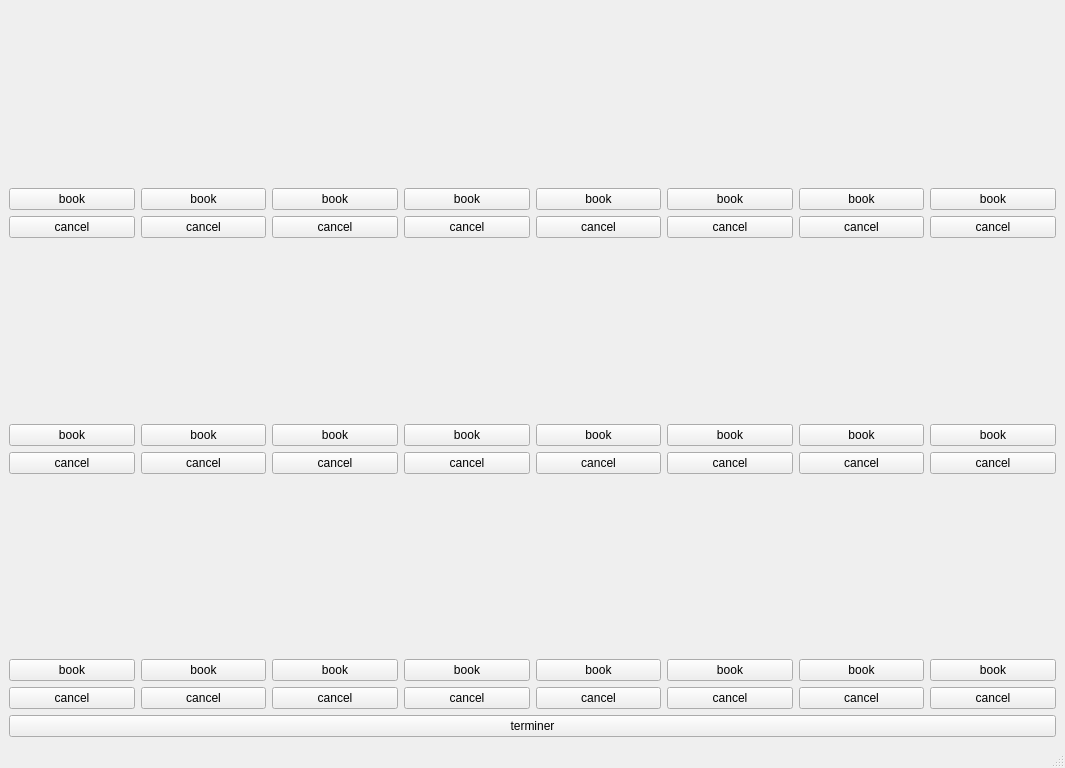
<?xml version="1.0" encoding="UTF-8"?>
<ui version="4.0">
 <class>MainWindow</class>
 <widget class="QMainWindow" name="MainWindow">
  <property name="enabled">
   <bool>true</bool>
  </property>
  <property name="geometry">
   <rect>
    <x>0</x>
    <y>0</y>
    <width>1065</width>
    <height>768</height>
   </rect>
  </property>
  <property name="windowTitle">
   <string>MainWindow</string>
  </property>
  <property name="pixmap" stdset="0">
   <string/>
  </property>
  <widget class="QWidget" name="centralwidget">
   <layout class="QVBoxLayout" name="verticalLayout_25">
    <item>
     <layout class="QHBoxLayout" name="horizontalLayout_2">
      <item>
       <layout class="QVBoxLayout" name="verticalLayout_12">
        <item>
         <widget class="QLabel" name="imageLabel1_17">
          <property name="enabled">
           <bool>true</bool>
          </property>
          <property name="text">
           <string/>
          </property>
          <property name="pixmap">
           <pixmap resource="ressource.qrc">:/test.png</pixmap>
          </property>
          <property name="scaledContents">
           <bool>true</bool>
          </property>
         </widget>
        </item>
        <item>
         <widget class="QPushButton" name="pushButton1_17">
          <property name="text">
           <string>book</string>
          </property>
         </widget>
        </item>
        <item>
         <widget class="QPushButton" name="cancelButton1_17">
          <property name="text">
           <string>cancel</string>
          </property>
         </widget>
        </item>
       </layout>
      </item>
      <item>
       <layout class="QVBoxLayout" name="verticalLayout_10">
        <item>
         <widget class="QLabel" name="imageLabel1_15">
          <property name="enabled">
           <bool>true</bool>
          </property>
          <property name="text">
           <string/>
          </property>
          <property name="pixmap">
           <pixmap resource="ressource.qrc">:/test.png</pixmap>
          </property>
          <property name="scaledContents">
           <bool>true</bool>
          </property>
         </widget>
        </item>
        <item>
         <widget class="QPushButton" name="pushButton1_15">
          <property name="text">
           <string>book</string>
          </property>
         </widget>
        </item>
        <item>
         <widget class="QPushButton" name="cancelButton1_15">
          <property name="text">
           <string>cancel</string>
          </property>
         </widget>
        </item>
       </layout>
      </item>
      <item>
       <layout class="QVBoxLayout" name="verticalLayout_14">
        <item>
         <widget class="QLabel" name="imageLabel1_19">
          <property name="enabled">
           <bool>true</bool>
          </property>
          <property name="text">
           <string/>
          </property>
          <property name="pixmap">
           <pixmap resource="ressource.qrc">:/test.png</pixmap>
          </property>
          <property name="scaledContents">
           <bool>true</bool>
          </property>
         </widget>
        </item>
        <item>
         <widget class="QPushButton" name="pushButton1_19">
          <property name="text">
           <string>book</string>
          </property>
         </widget>
        </item>
        <item>
         <widget class="QPushButton" name="cancelButton1_19">
          <property name="text">
           <string>cancel</string>
          </property>
         </widget>
        </item>
       </layout>
      </item>
      <item>
       <layout class="QVBoxLayout" name="verticalLayout_11">
        <item>
         <widget class="QLabel" name="imageLabel1_16">
          <property name="enabled">
           <bool>true</bool>
          </property>
          <property name="text">
           <string/>
          </property>
          <property name="pixmap">
           <pixmap resource="ressource.qrc">:/test.png</pixmap>
          </property>
          <property name="scaledContents">
           <bool>true</bool>
          </property>
         </widget>
        </item>
        <item>
         <widget class="QPushButton" name="pushButton1_16">
          <property name="text">
           <string>book</string>
          </property>
         </widget>
        </item>
        <item>
         <widget class="QPushButton" name="cancelButton1_16">
          <property name="text">
           <string>cancel</string>
          </property>
         </widget>
        </item>
       </layout>
      </item>
      <item>
       <layout class="QVBoxLayout" name="verticalLayout_15">
        <item>
         <widget class="QLabel" name="imageLabel1_20">
          <property name="enabled">
           <bool>true</bool>
          </property>
          <property name="text">
           <string/>
          </property>
          <property name="pixmap">
           <pixmap resource="ressource.qrc">:/test.png</pixmap>
          </property>
          <property name="scaledContents">
           <bool>true</bool>
          </property>
         </widget>
        </item>
        <item>
         <widget class="QPushButton" name="pushButton1_20">
          <property name="text">
           <string>book</string>
          </property>
         </widget>
        </item>
        <item>
         <widget class="QPushButton" name="cancelButton1_20">
          <property name="text">
           <string>cancel</string>
          </property>
         </widget>
        </item>
       </layout>
      </item>
      <item>
       <layout class="QVBoxLayout" name="verticalLayout_17">
        <item>
         <widget class="QLabel" name="imageLabel1_22">
          <property name="enabled">
           <bool>true</bool>
          </property>
          <property name="text">
           <string/>
          </property>
          <property name="pixmap">
           <pixmap resource="ressource.qrc">:/test.png</pixmap>
          </property>
          <property name="scaledContents">
           <bool>true</bool>
          </property>
         </widget>
        </item>
        <item>
         <widget class="QPushButton" name="pushButton1_22">
          <property name="text">
           <string>book</string>
          </property>
         </widget>
        </item>
        <item>
         <widget class="QPushButton" name="cancelButton1_22">
          <property name="text">
           <string>cancel</string>
          </property>
         </widget>
        </item>
       </layout>
      </item>
      <item>
       <layout class="QVBoxLayout" name="verticalLayout_13">
        <item>
         <widget class="QLabel" name="imageLabel1_18">
          <property name="enabled">
           <bool>true</bool>
          </property>
          <property name="text">
           <string/>
          </property>
          <property name="pixmap">
           <pixmap resource="ressource.qrc">:/test.png</pixmap>
          </property>
          <property name="scaledContents">
           <bool>true</bool>
          </property>
         </widget>
        </item>
        <item>
         <widget class="QPushButton" name="pushButton1_18">
          <property name="text">
           <string>book</string>
          </property>
         </widget>
        </item>
        <item>
         <widget class="QPushButton" name="cancelButton1_18">
          <property name="text">
           <string>cancel</string>
          </property>
         </widget>
        </item>
       </layout>
      </item>
      <item>
       <layout class="QVBoxLayout" name="verticalLayout_16">
        <item>
         <widget class="QLabel" name="imageLabel1_21">
          <property name="enabled">
           <bool>true</bool>
          </property>
          <property name="text">
           <string/>
          </property>
          <property name="pixmap">
           <pixmap resource="ressource.qrc">:/test.png</pixmap>
          </property>
          <property name="scaledContents">
           <bool>true</bool>
          </property>
         </widget>
        </item>
        <item>
         <widget class="QPushButton" name="pushButton1_21">
          <property name="text">
           <string>book</string>
          </property>
         </widget>
        </item>
        <item>
         <widget class="QPushButton" name="cancelButton1_21">
          <property name="text">
           <string>cancel</string>
          </property>
         </widget>
        </item>
       </layout>
      </item>
     </layout>
    </item>
    <item>
     <layout class="QHBoxLayout" name="horizontalLayout">
      <item>
       <layout class="QVBoxLayout" name="verticalLayout">
        <item>
         <widget class="QLabel" name="imageLabel1_6">
          <property name="enabled">
           <bool>true</bool>
          </property>
          <property name="text">
           <string/>
          </property>
          <property name="pixmap">
           <pixmap resource="ressource.qrc">:/test.png</pixmap>
          </property>
          <property name="scaledContents">
           <bool>true</bool>
          </property>
         </widget>
        </item>
        <item>
         <widget class="QPushButton" name="pushButton1_6">
          <property name="text">
           <string>book</string>
          </property>
         </widget>
        </item>
        <item>
         <widget class="QPushButton" name="cancelButton1_6">
          <property name="text">
           <string>cancel</string>
          </property>
         </widget>
        </item>
       </layout>
      </item>
      <item>
       <layout class="QVBoxLayout" name="verticalLayout_5">
        <item>
         <widget class="QLabel" name="imageLabel1_10">
          <property name="enabled">
           <bool>true</bool>
          </property>
          <property name="text">
           <string/>
          </property>
          <property name="pixmap">
           <pixmap resource="ressource.qrc">:/test.png</pixmap>
          </property>
          <property name="scaledContents">
           <bool>true</bool>
          </property>
         </widget>
        </item>
        <item>
         <widget class="QPushButton" name="pushButton1_10">
          <property name="text">
           <string>book</string>
          </property>
         </widget>
        </item>
        <item>
         <widget class="QPushButton" name="cancelButton1_10">
          <property name="text">
           <string>cancel</string>
          </property>
         </widget>
        </item>
       </layout>
      </item>
      <item>
       <layout class="QVBoxLayout" name="verticalLayout_7">
        <item>
         <widget class="QLabel" name="imageLabel1_12">
          <property name="enabled">
           <bool>true</bool>
          </property>
          <property name="text">
           <string/>
          </property>
          <property name="pixmap">
           <pixmap resource="ressource.qrc">:/test.png</pixmap>
          </property>
          <property name="scaledContents">
           <bool>true</bool>
          </property>
         </widget>
        </item>
        <item>
         <widget class="QPushButton" name="pushButton1_12">
          <property name="text">
           <string>book</string>
          </property>
         </widget>
        </item>
        <item>
         <widget class="QPushButton" name="cancelButton1_12">
          <property name="text">
           <string>cancel</string>
          </property>
         </widget>
        </item>
       </layout>
      </item>
      <item>
       <layout class="QVBoxLayout" name="verticalLayout_4">
        <item>
         <widget class="QLabel" name="imageLabel1_9">
          <property name="enabled">
           <bool>true</bool>
          </property>
          <property name="text">
           <string/>
          </property>
          <property name="pixmap">
           <pixmap resource="ressource.qrc">:/test.png</pixmap>
          </property>
          <property name="scaledContents">
           <bool>true</bool>
          </property>
         </widget>
        </item>
        <item>
         <widget class="QPushButton" name="pushButton1_9">
          <property name="text">
           <string>book</string>
          </property>
         </widget>
        </item>
        <item>
         <widget class="QPushButton" name="cancelButton1_9">
          <property name="text">
           <string>cancel</string>
          </property>
         </widget>
        </item>
       </layout>
      </item>
      <item>
       <layout class="QVBoxLayout" name="verticalLayout_3">
        <item>
         <widget class="QLabel" name="imageLabel1_8">
          <property name="enabled">
           <bool>true</bool>
          </property>
          <property name="text">
           <string/>
          </property>
          <property name="pixmap">
           <pixmap resource="ressource.qrc">:/test.png</pixmap>
          </property>
          <property name="scaledContents">
           <bool>true</bool>
          </property>
         </widget>
        </item>
        <item>
         <widget class="QPushButton" name="pushButton1_8">
          <property name="text">
           <string>book</string>
          </property>
         </widget>
        </item>
        <item>
         <widget class="QPushButton" name="cancelButton1_8">
          <property name="text">
           <string>cancel</string>
          </property>
         </widget>
        </item>
       </layout>
      </item>
      <item>
       <layout class="QVBoxLayout" name="verticalLayout_8">
        <item>
         <widget class="QLabel" name="imageLabel1_13">
          <property name="enabled">
           <bool>true</bool>
          </property>
          <property name="text">
           <string/>
          </property>
          <property name="pixmap">
           <pixmap resource="ressource.qrc">:/test.png</pixmap>
          </property>
          <property name="scaledContents">
           <bool>true</bool>
          </property>
         </widget>
        </item>
        <item>
         <widget class="QPushButton" name="pushButton1_13">
          <property name="text">
           <string>book</string>
          </property>
         </widget>
        </item>
        <item>
         <widget class="QPushButton" name="cancelButton1_13">
          <property name="text">
           <string>cancel</string>
          </property>
         </widget>
        </item>
       </layout>
      </item>
      <item>
       <layout class="QVBoxLayout" name="verticalLayout_2">
        <item>
         <widget class="QLabel" name="imageLabel1_7">
          <property name="enabled">
           <bool>true</bool>
          </property>
          <property name="text">
           <string/>
          </property>
          <property name="pixmap">
           <pixmap resource="ressource.qrc">:/test.png</pixmap>
          </property>
          <property name="scaledContents">
           <bool>true</bool>
          </property>
         </widget>
        </item>
        <item>
         <widget class="QPushButton" name="pushButton1_7">
          <property name="text">
           <string>book</string>
          </property>
         </widget>
        </item>
        <item>
         <widget class="QPushButton" name="cancelButton1_7">
          <property name="text">
           <string>cancel</string>
          </property>
         </widget>
        </item>
       </layout>
      </item>
      <item>
       <layout class="QVBoxLayout" name="verticalLayout_6">
        <item>
         <widget class="QLabel" name="imageLabel1_11">
          <property name="enabled">
           <bool>true</bool>
          </property>
          <property name="text">
           <string/>
          </property>
          <property name="pixmap">
           <pixmap resource="ressource.qrc">:/test.png</pixmap>
          </property>
          <property name="scaledContents">
           <bool>true</bool>
          </property>
         </widget>
        </item>
        <item>
         <widget class="QPushButton" name="pushButton1_11">
          <property name="text">
           <string>book</string>
          </property>
         </widget>
        </item>
        <item>
         <widget class="QPushButton" name="cancelButton1_11">
          <property name="text">
           <string>cancel</string>
          </property>
         </widget>
        </item>
       </layout>
      </item>
     </layout>
    </item>
    <item>
     <layout class="QHBoxLayout" name="horizontalLayout_3">
      <item>
       <layout class="QVBoxLayout" name="verticalLayout_9">
        <item>
         <widget class="QLabel" name="imageLabel1_14">
          <property name="enabled">
           <bool>true</bool>
          </property>
          <property name="text">
           <string/>
          </property>
          <property name="pixmap">
           <pixmap resource="ressource.qrc">:/test.png</pixmap>
          </property>
          <property name="scaledContents">
           <bool>true</bool>
          </property>
         </widget>
        </item>
        <item>
         <widget class="QPushButton" name="pushButton1_14">
          <property name="text">
           <string>book</string>
          </property>
         </widget>
        </item>
        <item>
         <widget class="QPushButton" name="cancelButton1_14">
          <property name="text">
           <string>cancel</string>
          </property>
         </widget>
        </item>
       </layout>
      </item>
      <item>
       <layout class="QVBoxLayout" name="verticalLayout_24">
        <item>
         <widget class="QLabel" name="imageLabel1_29">
          <property name="enabled">
           <bool>true</bool>
          </property>
          <property name="text">
           <string/>
          </property>
          <property name="pixmap">
           <pixmap resource="ressource.qrc">:/test.png</pixmap>
          </property>
          <property name="scaledContents">
           <bool>true</bool>
          </property>
         </widget>
        </item>
        <item>
         <widget class="QPushButton" name="pushButton1_29">
          <property name="text">
           <string>book</string>
          </property>
         </widget>
        </item>
        <item>
         <widget class="QPushButton" name="cancelButton1_29">
          <property name="text">
           <string>cancel</string>
          </property>
         </widget>
        </item>
       </layout>
      </item>
      <item>
       <layout class="QVBoxLayout" name="verticalLayout_22">
        <item>
         <widget class="QLabel" name="imageLabel1_27">
          <property name="enabled">
           <bool>true</bool>
          </property>
          <property name="text">
           <string/>
          </property>
          <property name="pixmap">
           <pixmap resource="ressource.qrc">:/test.png</pixmap>
          </property>
          <property name="scaledContents">
           <bool>true</bool>
          </property>
         </widget>
        </item>
        <item>
         <widget class="QPushButton" name="pushButton1_27">
          <property name="text">
           <string>book</string>
          </property>
         </widget>
        </item>
        <item>
         <widget class="QPushButton" name="cancelButton1_27">
          <property name="text">
           <string>cancel</string>
          </property>
         </widget>
        </item>
       </layout>
      </item>
      <item>
       <layout class="QVBoxLayout" name="verticalLayout_19">
        <item>
         <widget class="QLabel" name="imageLabel1_24">
          <property name="enabled">
           <bool>true</bool>
          </property>
          <property name="text">
           <string/>
          </property>
          <property name="pixmap">
           <pixmap resource="ressource.qrc">:/test.png</pixmap>
          </property>
          <property name="scaledContents">
           <bool>true</bool>
          </property>
         </widget>
        </item>
        <item>
         <widget class="QPushButton" name="pushButton1_24">
          <property name="text">
           <string>book</string>
          </property>
         </widget>
        </item>
        <item>
         <widget class="QPushButton" name="cancelButton1_24">
          <property name="text">
           <string>cancel</string>
          </property>
         </widget>
        </item>
       </layout>
      </item>
      <item>
       <layout class="QVBoxLayout" name="verticalLayout_23">
        <item>
         <widget class="QLabel" name="imageLabel1_28">
          <property name="enabled">
           <bool>true</bool>
          </property>
          <property name="text">
           <string/>
          </property>
          <property name="pixmap">
           <pixmap resource="ressource.qrc">:/test.png</pixmap>
          </property>
          <property name="scaledContents">
           <bool>true</bool>
          </property>
         </widget>
        </item>
        <item>
         <widget class="QPushButton" name="pushButton1_28">
          <property name="text">
           <string>book</string>
          </property>
         </widget>
        </item>
        <item>
         <widget class="QPushButton" name="cancelButton1_28">
          <property name="text">
           <string>cancel</string>
          </property>
         </widget>
        </item>
       </layout>
      </item>
      <item>
       <layout class="QVBoxLayout" name="verticalLayout_18">
        <item>
         <widget class="QLabel" name="imageLabel1_23">
          <property name="enabled">
           <bool>true</bool>
          </property>
          <property name="text">
           <string/>
          </property>
          <property name="pixmap">
           <pixmap resource="ressource.qrc">:/test.png</pixmap>
          </property>
          <property name="scaledContents">
           <bool>true</bool>
          </property>
         </widget>
        </item>
        <item>
         <widget class="QPushButton" name="pushButton1_23">
          <property name="text">
           <string>book</string>
          </property>
         </widget>
        </item>
        <item>
         <widget class="QPushButton" name="cancelButton1_23">
          <property name="text">
           <string>cancel</string>
          </property>
         </widget>
        </item>
       </layout>
      </item>
      <item>
       <layout class="QVBoxLayout" name="verticalLayout_21">
        <item>
         <widget class="QLabel" name="imageLabel1_26">
          <property name="enabled">
           <bool>true</bool>
          </property>
          <property name="text">
           <string/>
          </property>
          <property name="pixmap">
           <pixmap resource="ressource.qrc">:/test.png</pixmap>
          </property>
          <property name="scaledContents">
           <bool>true</bool>
          </property>
         </widget>
        </item>
        <item>
         <widget class="QPushButton" name="pushButton1_26">
          <property name="text">
           <string>book</string>
          </property>
         </widget>
        </item>
        <item>
         <widget class="QPushButton" name="cancelButton1_26">
          <property name="text">
           <string>cancel</string>
          </property>
         </widget>
        </item>
       </layout>
      </item>
      <item>
       <layout class="QVBoxLayout" name="verticalLayout_20">
        <item>
         <widget class="QLabel" name="imageLabel1_25">
          <property name="enabled">
           <bool>true</bool>
          </property>
          <property name="text">
           <string/>
          </property>
          <property name="pixmap">
           <pixmap resource="ressource.qrc">:/test.png</pixmap>
          </property>
          <property name="scaledContents">
           <bool>true</bool>
          </property>
         </widget>
        </item>
        <item>
         <widget class="QPushButton" name="pushButton1_25">
          <property name="text">
           <string>book</string>
          </property>
         </widget>
        </item>
        <item>
         <widget class="QPushButton" name="cancelButton1_25">
          <property name="text">
           <string>cancel</string>
          </property>
         </widget>
        </item>
       </layout>
      </item>
     </layout>
    </item>
    <item>
     <widget class="QPushButton" name="resetAllButton">
      <property name="text">
       <string>terminer</string>
      </property>
     </widget>
    </item>
   </layout>
  </widget>
  <widget class="QMenuBar" name="menubar">
   <property name="geometry">
    <rect>
     <x>0</x>
     <y>0</y>
     <width>1065</width>
     <height>26</height>
    </rect>
   </property>
  </widget>
  <widget class="QStatusBar" name="statusbar"/>
 </widget>
 <resources>
  <include location="ressource.qrc"/>
 </resources>
 <connections/>
</ui>
